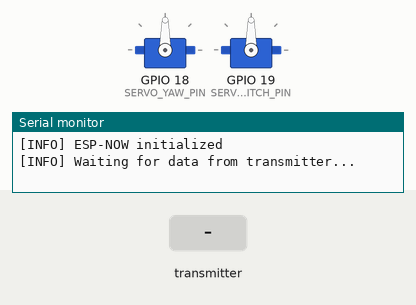
This sketch was run on a simulated ESP32. Parts: 2 × servo, the last lines printed to the serial monitor. The test bench sets the inputs (shaded band).

Above: at 2.7 s.
2.8 s: the transmitter starts sending yaw = 0
At 3.2 s:
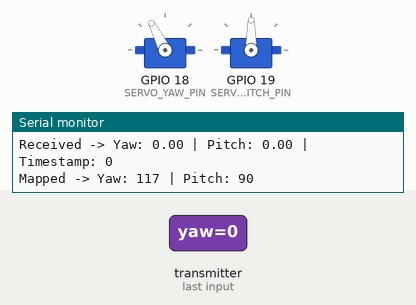
5.8 s: the transmitter starts sending pitch = 25
At 6.7 s:
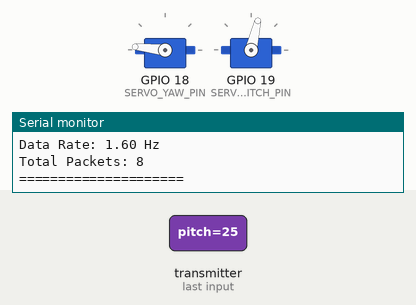
8.8 s: the transmitter starts sending yaw = 25
11.8 s: the transmitter starts sending pitch = 50
At 12.2 s:
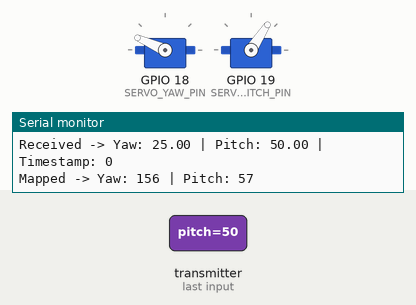
14.8 s: the transmitter starts sending yaw = 50
At 16.06 s:
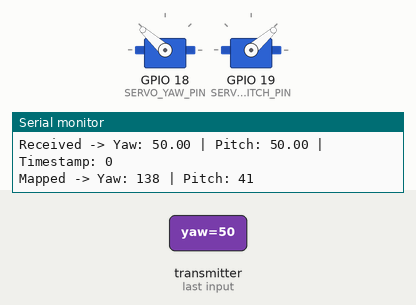
17.8 s: the transmitter starts sending pitch = 0
At 22.1 s:
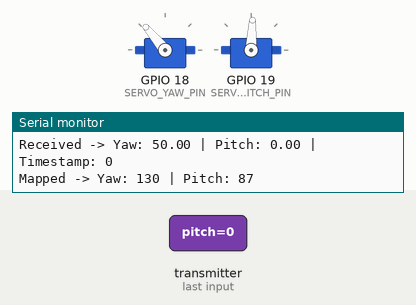
Timing chart, 0 to 23.8 s (numbered marks = the images above; inputs shaded):
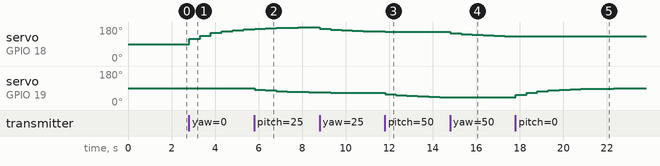

Measured:
- after the input at 2.8 s, servo on GPIO 18 (SERVO_YAW_PIN): moves from 90° to 169° over 2.5 s, starting at once
- after the input at 5.8 s, servo on GPIO 19 (SERVO_PITCH_PIN): moves from 90° to 67° over 2.5 s, starting at once
- after the input at 11.8 s, servo on GPIO 19 (SERVO_PITCH_PIN): moves from 65° to 42° over 2.5 s, starting at once
- after the input at 14.8 s, servo on GPIO 18 (SERVO_YAW_PIN): moves from 155° to 132° over 2.5 s, starting at once
- after the input at 17.8 s, servo on GPIO 19 (SERVO_PITCH_PIN): moves from 40° to 89° over 5.0 s, starting at once

The sketch:

Receiver.ino
```cpp
#include <esp_now.h>
#include <WiFi.h>
#include <ESP32Servo.h>

#include "config.h"
#include "communication.h"

// Data structure
OrientationData incomingData;

// Servo objects
Servo servoYaw;
Servo servoPitch;

// Smoothing variables
float smoothedYaw = SERVO_CENTER_ANGLE;
float smoothedPitch = SERVO_CENTER_ANGLE;

// Timeout detection
unsigned long lastReceiveTime = 0;
bool connectionActive = false;

// Statistics
unsigned long packetCount = 0;
unsigned long prevPacketCount = 0;
unsigned long lastStatsTime = 0;

// ===== Logging Functions =====
void logInfo(String msg) {
  Serial.print("[INFO] ");
  Serial.println(msg);
}

void logError(String msg) {
  Serial.print("[ERROR] ");
  Serial.println(msg);
}

void logWarning(String msg) {
  Serial.print("[WARN] ");
  Serial.println(msg);
}

// ===== ESP-NOW Receive Callback =====
void onDataRecv(const esp_now_recv_info_t *info, const uint8_t *data, int len) {
  if (len == sizeof(OrientationData)) {
    memcpy(&incomingData, data, sizeof(incomingData));
    lastReceiveTime = millis();
    packetCount++;

    if (!connectionActive) {
      connectionActive = true;
      logInfo("Connection established!");
    }

    Serial.print("Received -> Yaw: ");
    Serial.print(incomingData.yaw);
    Serial.print(" | Pitch: ");
    Serial.print(incomingData.pitch);
    Serial.print(" | Timestamp: ");
    Serial.println(incomingData.timestamp);

    // Update servo positions with smoothing
    updateServos(incomingData.yaw, incomingData.pitch);
  } else {
    logError("Received invalid data size: " + String(len) + " bytes");
  }
}

// ===== Servo Control with Smoothing =====
void updateServos(float yaw, float pitch) {
  // Map yaw (0–180°) to servo range (180 to 0) - inverted
  int yawVal = constrain(map((int)yaw, YAW_INPUT_MIN, YAW_INPUT_MAX,
                              SERVO_OUTPUT_MAX, SERVO_OUTPUT_MIN),
                         SERVO_OUTPUT_MIN, SERVO_OUTPUT_MAX);

  // Map pitch (–90 to 90°) to servo range (180 to 0)
  int pitchVal = constrain(map((int)pitch, PITCH_INPUT_MIN, PITCH_INPUT_MAX,
                                SERVO_OUTPUT_MAX, SERVO_OUTPUT_MIN),
                           SERVO_OUTPUT_MIN, SERVO_OUTPUT_MAX);

  // Apply exponential smoothing
  smoothedYaw = smoothedYaw + SMOOTHING_FACTOR * (yawVal - smoothedYaw);
  smoothedPitch = smoothedPitch + SMOOTHING_FACTOR * (pitchVal - smoothedPitch);

  // Write to servos
  servoYaw.write((int)smoothedYaw);
  servoPitch.write((int)smoothedPitch);

  Serial.print("Mapped -> Yaw: ");
  Serial.print((int)smoothedYaw);
  Serial.print(" | Pitch: ");
  Serial.println((int)smoothedPitch);
}

// ===== Timeout Check =====
void checkTimeout() {
  if (connectionActive && (millis() - lastReceiveTime > TIMEOUT_MS)) {
    connectionActive = false;
    logWarning("Connection timeout! No data for " + String(TIMEOUT_MS) + "ms");

    // Return servos to center position
    returnToCenter();
  }
}

void returnToCenter() {
  logInfo("Returning servos to center position");
  smoothedYaw = SERVO_CENTER_ANGLE;
  smoothedPitch = SERVO_CENTER_ANGLE;
  servoYaw.write(SERVO_CENTER_ANGLE);
  servoPitch.write(SERVO_CENTER_ANGLE);
}

// ===== Statistics Reporting =====
void printStatistics() {
  if (millis() - lastStatsTime > STATS_INTERVAL_MS) {
    unsigned long delta = packetCount - prevPacketCount;
    float dataRate = delta * 1000.0 / STATS_INTERVAL_MS;

    Serial.println("\n===== Statistics =====");
    Serial.println("Firmware: v" + String(FIRMWARE_VERSION));
    Serial.println("Connection: " + String(connectionActive ? "Active" : "Inactive"));
    Serial.print("Data Rate: ");
    Serial.print(dataRate);
    Serial.println(" Hz");
    Serial.println("Total Packets: " + String(packetCount));
    Serial.println("=====================\n");

    prevPacketCount = packetCount;
    lastStatsTime = millis();
  }
}

// ===== Setup Function =====
void setup() {
  Serial.begin(SERIAL_BAUD);
  delay(500); // Wait for Serial Monitor

  logInfo("Head Tracker Receiver v" + String(FIRMWARE_VERSION));

  // Attach servos with pulse width range
  servoYaw.attach(SERVO_YAW_PIN, SERVO_MIN_PULSE, SERVO_MAX_PULSE);
  servoPitch.attach(SERVO_PITCH_PIN, SERVO_MIN_PULSE, SERVO_MAX_PULSE);

  // Verify servo attachment
  if (!servoYaw.attached()) {
    logError("Yaw servo failed to attach!");
  } else {
    logInfo("Yaw servo attached to pin " + String(SERVO_YAW_PIN));
  }

  if (!servoPitch.attached()) {
    logError("Pitch servo failed to attach!");
  } else {
    logInfo("Pitch servo attached to pin " + String(SERVO_PITCH_PIN));
  }

  // Center servos on startup
  servoYaw.write(SERVO_CENTER_ANGLE);
  servoPitch.write(SERVO_CENTER_ANGLE);
  logInfo("Servos centered at " + String(SERVO_CENTER_ANGLE) + "°");
  delay(1000);

  // Initialize WiFi and ESP-NOW
  WiFi.mode(WIFI_STA);
  logInfo("Receiver MAC: " + WiFi.macAddress());
  logInfo("Copy this MAC address to the transmitter code!");

  if (esp_now_init() != ESP_OK) {
    logError("ESP-NOW init failed");
    return;
  }
  logInfo("ESP-NOW initialized");

  // Register receive callback
  esp_now_register_recv_cb(onDataRecv);

  logInfo("Waiting for data from transmitter...");
  lastReceiveTime = millis();
  lastStatsTime = millis();
}

// ===== Main Loop =====
void loop() {
  // Check for connection timeout
  checkTimeout();

  // Print periodic statistics
  printStatistics();

  delay(TIMEOUT_CHECK_INTERVAL);
}
```

communication.h
```cpp
#ifndef COMMUNICATION_H
#define COMMUNICATION_H

// Struct to send orientation data wirelessly
typedef struct {
  float yaw;
  float pitch;
  unsigned long timestamp;  // Added for stale data detection
} OrientationData;

#endif
```

config.h
```cpp
#ifndef CONFIG_H
#define CONFIG_H

// ===== Serial Configuration =====
#define SERIAL_BAUD 115200

// ===== Servo Configuration =====
#define SERVO_YAW_PIN 18         // Base servo (left/right)
#define SERVO_PITCH_PIN 19       // Upper servo (up/down)
#define SERVO_MIN_PULSE 1000     // Microseconds
#define SERVO_MAX_PULSE 2000     // Microseconds
#define SERVO_CENTER_ANGLE 90    // Degrees

// ===== Input Range Configuration =====
#define YAW_INPUT_MIN 0
#define YAW_INPUT_MAX 180
#define PITCH_INPUT_MIN -90
#define PITCH_INPUT_MAX 90

// ===== Output Range Configuration =====
#define SERVO_OUTPUT_MIN 0
#define SERVO_OUTPUT_MAX 180

// ===== Smoothing Configuration =====
#define SMOOTHING_FACTOR 0.3     // 0.0 = maximum smoothing (ignores new data), 1.0 = no smoothing (instant response)

// ===== Timeout Configuration =====
#define TIMEOUT_MS 1000          // Milliseconds without data before timeout
#define TIMEOUT_CHECK_INTERVAL 50 // Check timeout every 50ms

// ===== Statistics Configuration =====
#define STATS_INTERVAL_MS 5000   // Print statistics every 5 seconds

// ===== Firmware Version =====
#define FIRMWARE_VERSION "1.1.0"

#endif
```
